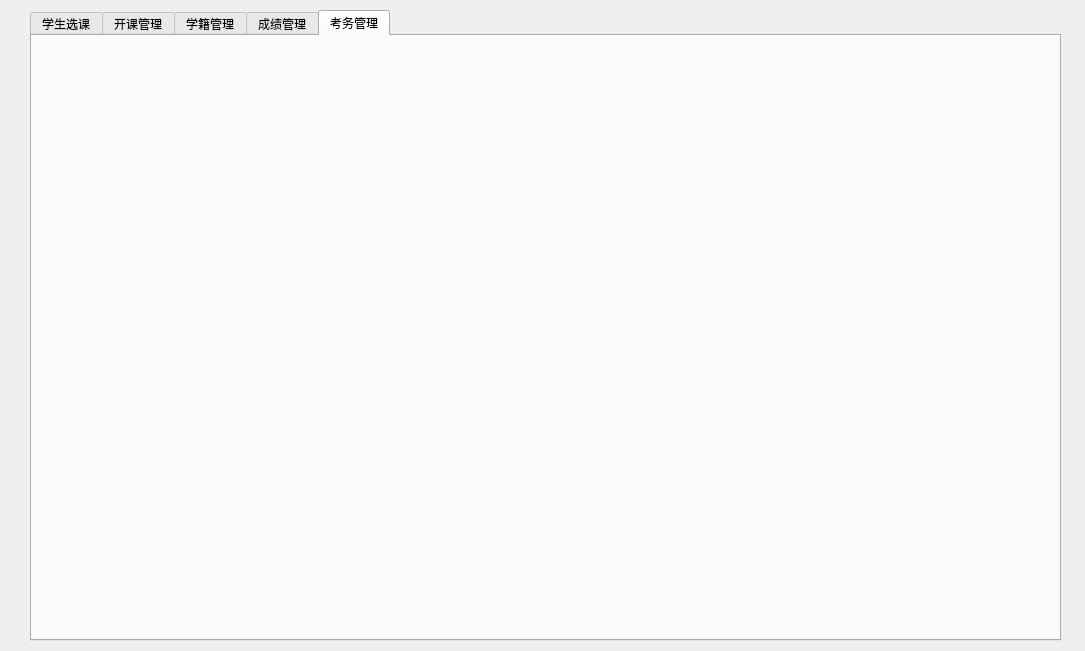
<?xml version="1.0" encoding="UTF-8"?>
<ui version="4.0">
 <class>FormM</class>
 <widget class="QWidget" name="FormM">
  <property name="geometry">
   <rect>
    <x>0</x>
    <y>0</y>
    <width>1085</width>
    <height>651</height>
   </rect>
  </property>
  <property name="windowTitle">
   <string>Manager</string>
  </property>
  <widget class="QTabWidget" name="tabWidget">
   <property name="geometry">
    <rect>
     <x>30</x>
     <y>10</y>
     <width>1031</width>
     <height>631</height>
    </rect>
   </property>
   <property name="currentIndex">
    <number>4</number>
   </property>
   <widget class="QWidget" name="tab">
    <attribute name="title">
     <string>学生选课</string>
    </attribute>
   </widget>
   <widget class="QWidget" name="tab_2">
    <attribute name="title">
     <string>开课管理</string>
    </attribute>
   </widget>
   <widget class="QWidget" name="Tab_3">
    <attribute name="title">
     <string>学籍管理</string>
    </attribute>
   </widget>
   <widget class="QWidget" name="tab_4">
    <attribute name="title">
     <string>成绩管理</string>
    </attribute>
   </widget>
   <widget class="QWidget" name="tab_5">
    <attribute name="title">
     <string>考务管理</string>
    </attribute>
   </widget>
  </widget>
 </widget>
 <resources/>
 <connections/>
</ui>
